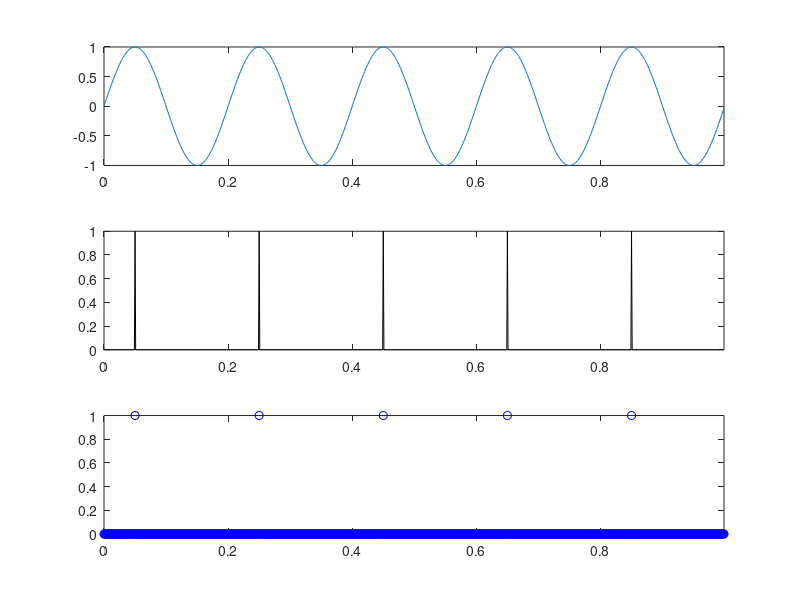
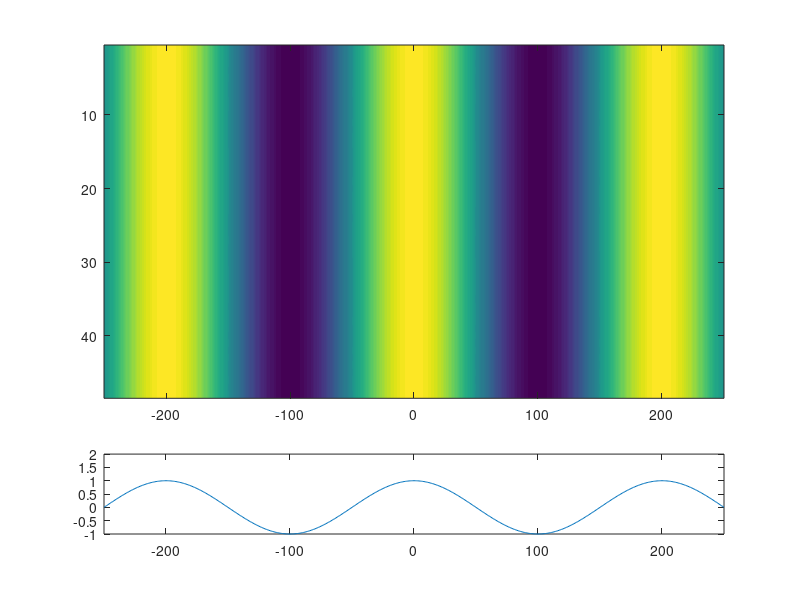

These figures' MATLAB source, in order:
%%
Fs = 1e3;
t = 0:1/Fs:10-1/Fs;
lfp = sin(2*pi*5.*t);

ix = find(lfp == max(lfp));

spk = zeros(1,length(lfp));
spk(ix) = 1;

ts = t(ix);

dt = min(t):1/Fs:max(t);
raster = hist(ts,dt);

figure;
subplot(311);
plot(t(1:1e3),lfp(1:1e3));axis tight;
subplot(312);
plot(t(1:1e3),spk(1:1e3),'k');axis tight;
subplot(313);
plot(dt(1:1e3),raster(1:1e3),'bo');axis tight;

sig = [];
ix = find(raster == 1);
dt = 250;c=0;
for it = 1:length(ix)
    start = ix(it)-dt;
    stop = ix(it)+dt;
    if (start >0) && (stop < length(lfp))
        c = c+1;
        sig(c,:) = lfp(start:stop);
    end;
end;

figure;
subplot(4,1,1:3);
imagesc(-dt:dt,1:size(sig,1),sig);
subplot(4,1,4);
plot(-dt:dt,mean(sig,1));
axis tight;
ylim([-1 2]);